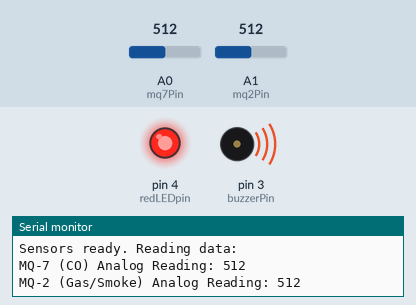
Simulated run of this sketch. Board: Arduino Uno, built with avr-gcc and run on an emulated ATmega328P. Parts: output pins drawn as LEDs (lit = HIGH), buzzer (waves = sounding), the last lines printed to the serial monitor. The test bench sets the inputs (shaded band); at power-on: A0 (mq7Pin) = 512, A1 (mq2Pin) = 512.

Above: at 21.28 s.
At 23.2 s:
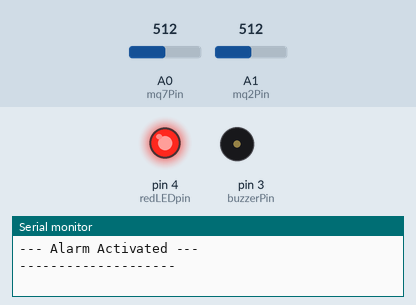
Timing chart, 0 to 25.0 s (numbered marks = the images above):
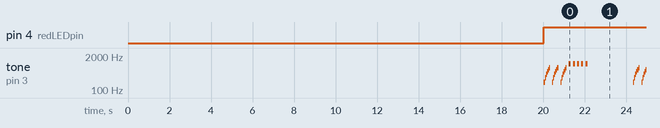

Measured:
- by itself, pin 4 (redLEDpin): LOW → HIGH at 20.0 s
- by itself, tone on pin 3 (buzzerPin): plays 200 Hz for 0.05 s, 300 Hz for 0.05 s, 400 Hz for 0.05 s, 500 Hz for 0.05 s, 600 Hz for 0.05 s, 700 Hz for 0.05 s … (598 notes in this stretch)

The sketch:

sketch_apr23a.ino
```cpp
// Define pin numbers
const int mq7Pin = A0;      // Analog pin for MQ-7 (CO) sensor
const int mq2Pin = A1;      // Analog pin for MQ-2 (Gas/Smoke) sensor
const int redLEDpin = 4;    // Digital pin for red LED
const int buzzerPin = 3;    // Digital pin for PASSIVE buzzer

// Define thresholds for analog readings
// These values are approximations and depend on individual sensor calibration
// and environmental conditions. Adjust them based on testing.
const int MQ7_CO_THRESHOLD = 305; // Example threshold for MQ-7 (CO), adjust as needed
const int MQ2_GAS_THRESHOLD = 290; // Example threshold for MQ-2 (Gas/Smoke), adjust as needed

void generateThreatSound() {
  // Generate an approaching threat sound pattern
  // Rising pitch with increasing tempo
  for (int i = 0; i < 3; i++) {
    for (int freq = 200; freq < 800; freq += 100) {
      tone(buzzerPin, freq); // Use buzzerPin here
      delay(50);
    }
    noTone(buzzerPin); // Use buzzerPin here
    delay(100);
  }

  // Final urgent beeps
  for (int j = 0; j < 5; j++) {
    tone(buzzerPin, 1000); // Use buzzerPin here
    delay(100);
    noTone(buzzerPin); // Use buzzerPin here
    delay(100);
  }
}

void setup() {
  // Initialize serial communication at 9600 bits per second
  Serial.begin(9600);

  // Set LED and buzzer pins as output
  pinMode(redLEDpin, OUTPUT);
  pinMode(buzzerPin, OUTPUT); // Pin for passive buzzer

  // --- Sensor Warm-up ---
  // MQ sensors require a warm-up period to stabilize readings.
  Serial.println("Warming up sensors...");
  delay(20000); // Wait for 20 seconds for initial warm-up. Adjust if needed.
  Serial.println("Sensors ready. Reading data:");
}

void loop() {
  // --- Read Sensor Values ---
  // analogRead() returns values from 0 to 1023 for a 5V system.
  int mq7AnalogValue = analogRead(mq7Pin);
  int mq2AnalogValue = analogRead(mq2Pin);

  // --- Print Readings to Serial Monitor (in English) ---
  Serial.print("MQ-7 (CO) Analog Reading: ");
  Serial.println(mq7AnalogValue); // Raw analog value from MQ-7

  Serial.print("MQ-2 (Gas/Smoke) Analog Reading: ");
  Serial.println(mq2AnalogValue); // Raw analog value from MQ-2

  // --- Check for High Gas/Smoke/CO Level and Trigger Alarm ---
  // Alarm is triggered if EITHER MQ-7 reading exceeds its CO threshold
  // OR MQ-2 reading exceeds its general gas/smoke threshold.
  if (mq7AnalogValue > MQ7_CO_THRESHOLD || mq2AnalogValue > MQ2_GAS_THRESHOLD) {
    // --- Activate Alarm ---
    digitalWrite(redLEDpin, HIGH); // Turn on the red LED
    generateThreatSound();         // Generate the threat sound pattern

    Serial.println("!!! DANGEROUS GAS/SMOKE/CO LEVEL DETECTED - THREAT !!!");
    // Optional: You could add more specific messages here if needed,
    // checking which specific sensor reading triggered the alarm.
    if (mq7AnalogValue > MQ7_CO_THRESHOLD && mq2AnalogValue > MQ2_GAS_THRESHOLD) {
      Serial.println("High readings from both MQ-7 (CO) and MQ-2 (Gas/Smoke).");
    } else if (mq7AnalogValue > MQ7_CO_THRESHOLD) {
      Serial.println("High reading from MQ-7 (CO).");
    } else { // mq2AnalogValue > MQ2_GAS_THRESHOLD
      Serial.println("High reading from MQ-2 (Gas/Smoke).");
    }

    Serial.println("--- Alarm Activated ---");
  } else {
    // --- Deactivate Alarm ---
    digitalWrite(redLEDpin, LOW); // Turn off the red LED
    noTone(buzzerPin);            // Stop the buzzer sound (important for passive buzzer)

    Serial.println("Gas/Smoke/CO Levels Normal.");
  }

  Serial.println("--------------------"); // Separator for clarity

  // --- Delay before next reading ---
  // Note: The delay here affects how often the sensor is read and how often
  // the threat sound can potentially repeat if the condition persists.
  // The threat sound itself has delays within it.
  delay(2000); // Wait for 2 seconds before taking the next reading
}
```
